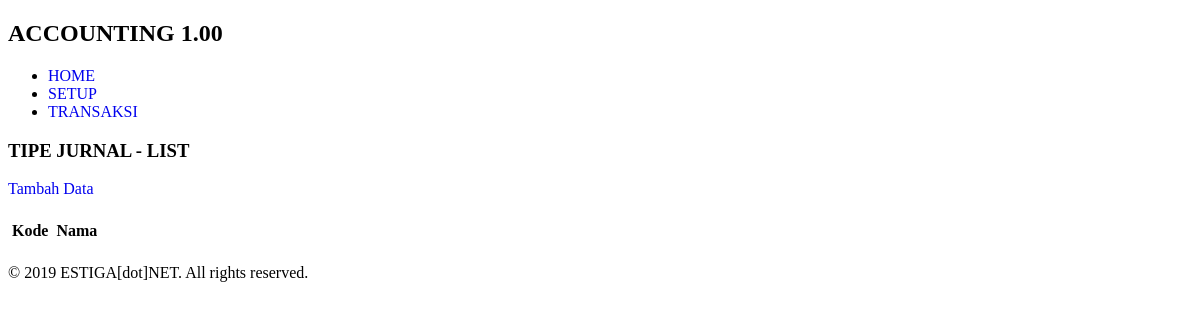
Page /index.php/t007_tipejurnal on the earlier database version.
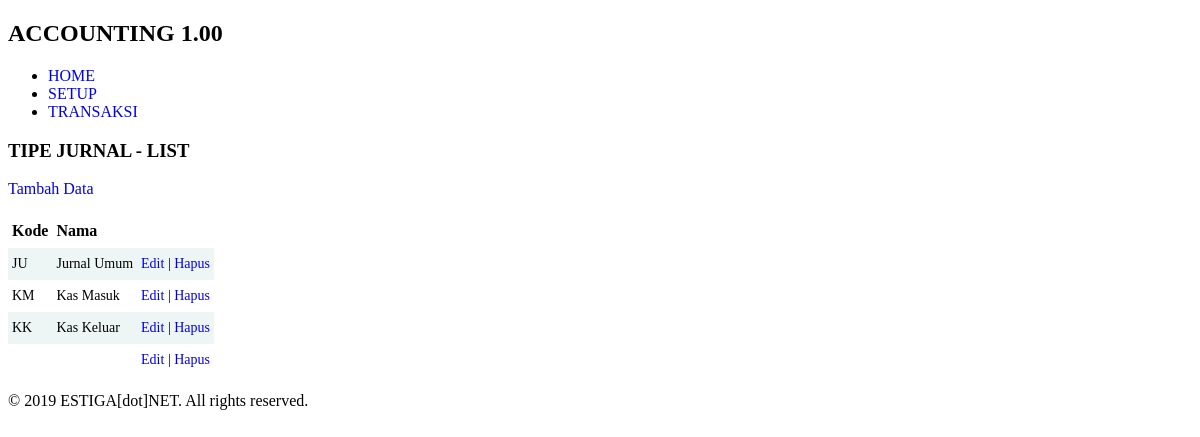
Same page on the later database version.
### tables this page shows
CREATE TABLE `t007_tipejurnal` (
  `id` int(11) NOT NULL,
  `kode` varchar(50) DEFAULT NULL,
  `nama` varchar(50) DEFAULT NULL
);

### application/controllers/t007_tipejurnal.php (called while the page is built, shortened)
<?php
class t007_tipejurnal extends CI_Controller {
	public function __construct() {
		$this->load->model('t007_tipejurnalm');
	}
	public function index() {
		$data['rs'] = $this->t007_tipejurnalm->ambil_data_semua();
		$this->load->view('layout/header');
		$this->load->view('t007_tipejurnall', $data);
		$this->load->view('layout/footer');
	}
}

### index.php (called while the page is built, shortened)
<?php
require_once BASEPATH.'core/CodeIgniter.php';

### application/models/t007_tipejurnalm.php (called while the page is built, shortened)
<?php
class t007_tipejurnalm extends CI_Model {
	private $_table = 't007_tipejurnal';
	public function ambil_data_semua() {
		return $this->db->get($this->_table)->result();
	}
}

### application/views/t007_tipejurnall.php (the view)
<h3>TIPE JURNAL - LIST</h3>
<p><a href="<?php echo site_url('t007_tipejurnal/tambah'); ?>">Tambah Data</a></p>
<table class="paleBlueRows">
	<tr>
		<th>Kode</th>
		<th>Nama</th>
		<th>&nbsp;</th>
	</tr>
	<?php foreach($rs as $r): ?>
	<tr>
		<td><?php echo $r->kode; ?></td>
		<td><?php echo $r->nama; ?></td>
		<td><a href="<?php echo site_url('t007_tipejurnal/edit/'.$r->id); ?>">Edit</a> | <a href="<?php echo site_url('t007_tipejurnal/hapus/'.$r->id); ?>">Hapus</a></td>
	</tr>
	<?php endforeach; ?>
</table>

Differences in the rows shown:
added t007_tipejurnal: kode "JU", nama "Jurnal Umum"
added t007_tipejurnal: kode "KM", nama "Kas Masuk"
added t007_tipejurnal: kode "KK", nama "Kas Keluar"
